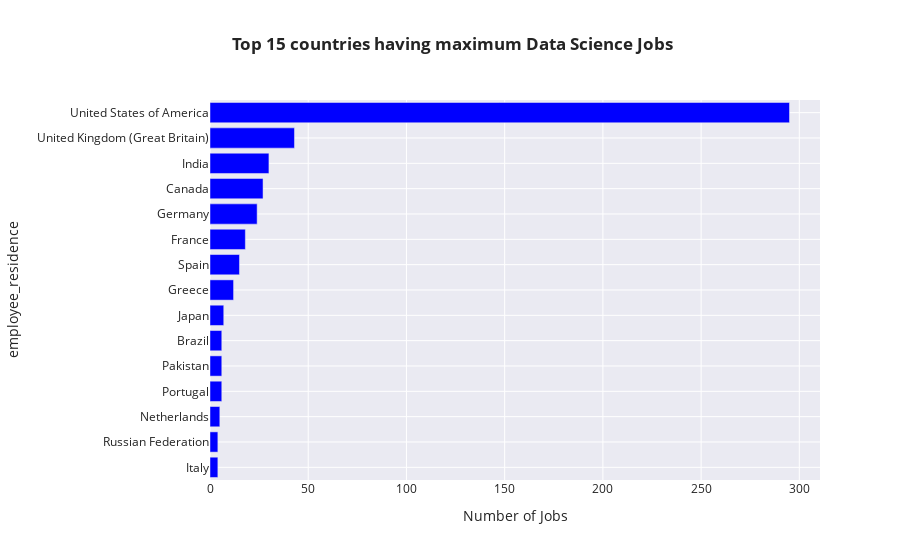

The notebook cell this image was saved under:
### Code cell
# Top 15 countries having maximum Data Science Jobs
df_counts = df['employee_residence'].value_counts().reset_index()
df_counts.columns = ['employee_residence', 'employment_type']

fig = px.bar(df_counts.head(15), 
             x='employment_type', 
             y='employee_residence',
             title='<b> Top 15 countries having maximum Data Science Jobs',
             labels={'employment_type':'Number of Jobs', 'company_location':'Country'},
             color_discrete_sequence=['blue'],
             template='seaborn')

fig.update_yaxes(autorange="reversed")
fig.show()

### Figure 1 — Plotly figure (JSON) as saved in the notebook; plotly's stock layout.template omitted (floating-point values rounded to 4 significant figures)
{"data": [{"alignmentgroup": "True", "hovertemplate": "Number of Jobs=%{x}<br>employee_residence=%{y}<extra></extra>", "legendgroup": "", "marker": {"color": "blue", "pattern": {"shape": ""}}, "name": "", "offsetgroup": "", "orientation": "h", "showlegend": false, "textposition": "auto", "type": "bar", "x": [295, 43, 30, 27, 24, 18, 15, 12, 7, 6, 6, 6, 5, 4, 4], "xaxis": "x", "y": ["United States of America", "United Kingdom (Great Britain)", "India", "Canada", "Germany", "France", "Spain", "Greece", "Japan", "Brazil", "Pakistan", "Portugal", "Netherlands", "Russian Federation", "Italy"], "yaxis": "y"}], "layout": {"barmode": "relative", "legend": {"tracegroupgap": 0}, "title": {"text": "<b> Top 15 countries having maximum Data Science Jobs"}, "xaxis": {"anchor": "y", "domain": [0, 1], "title": {"text": "Number of Jobs"}}, "yaxis": {"anchor": "x", "autorange": "reversed", "domain": [0, 1], "title": {"text": "employee_residence"}}}}
